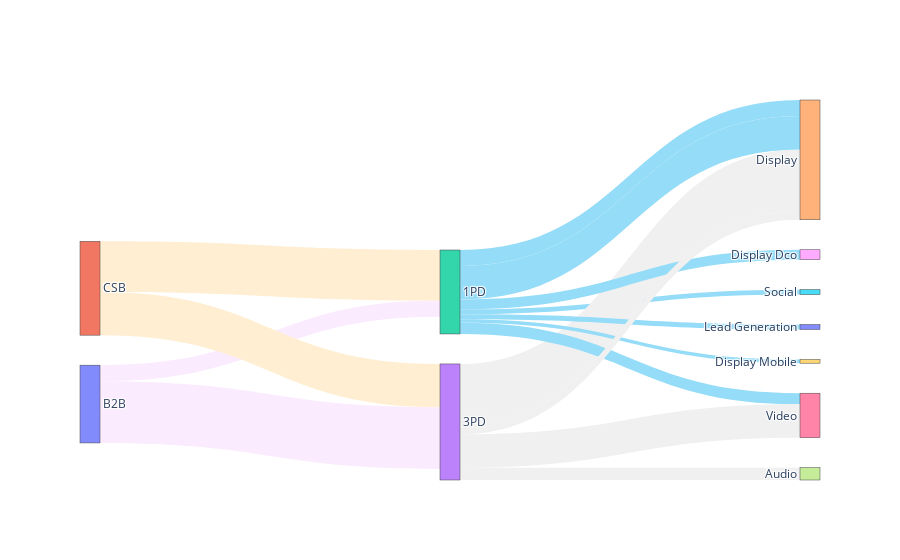

Source (notebook cell):
### Code cell
# Your existing data
source = concat_df['Source'].values.tolist()
target = concat_df['Target'].values.tolist()
value = concat_df['Value'].values.tolist()
labels = mapping_df['Label'].values.tolist()

# list of colors for each link based on some condition or data
colors = []
for tgts in source:
    if tgts == 0:
        colors.append("#FBEBFF")
    elif tgts == 1:
        colors.append('#FFEED2')
    elif tgts == 2:
        colors.append("#94DCF7")
    elif tgts == 3:
        colors.append("#F0F0F0")
    else:
        colors.append("#000000")  # Default color for other cases

# Create links with specified colors
link = dict(source=source, target=target, value=value, color=colors)

# Create nodes
node = dict(label=labels, pad=30, thickness=20)

# Create a Sankey object
chart = go.Sankey(link=link, node=node, arrangement="snap")

# Build a figure
fig = go.Figure(chart)

# Show the figure
fig.show()

### Figure 1 — Plotly figure (JSON) as saved in the notebook; plotly's stock layout.template omitted (floating-point values rounded to 4 significant figures)
{"data": [{"arrangement": "snap", "link": {"color": ["#FBEBFF", "#FBEBFF", "#FFEED2", "#FFEED2", "#94DCF7", "#94DCF7", "#F0F0F0", "#94DCF7", "#94DCF7", "#94DCF7", "#94DCF7", "#94DCF7", "#F0F0F0", "#F0F0F0", "#F0F0F0"], "source": [0, 0, 1, 1, 2, 2, 3, 2, 2, 2, 2, 2, 3, 3, 3], "target": [2, 3, 2, 3, 4, 5, 4, 4, 8, 9, 10, 6, 7, 4, 6], "value": [13, 50, 41, 35, 13, 4, 50, 27, 8, 3, 4, 9, 10, 7, 27]}, "node": {"label": ["B2B", "CSB", "1PD", "3PD", "Display", "Social", "Video", "Audio", "Display Dco", "Display Mobile", "Lead Generation", "CTV"], "pad": 30, "thickness": 20}, "type": "sankey"}], "layout": {}}
